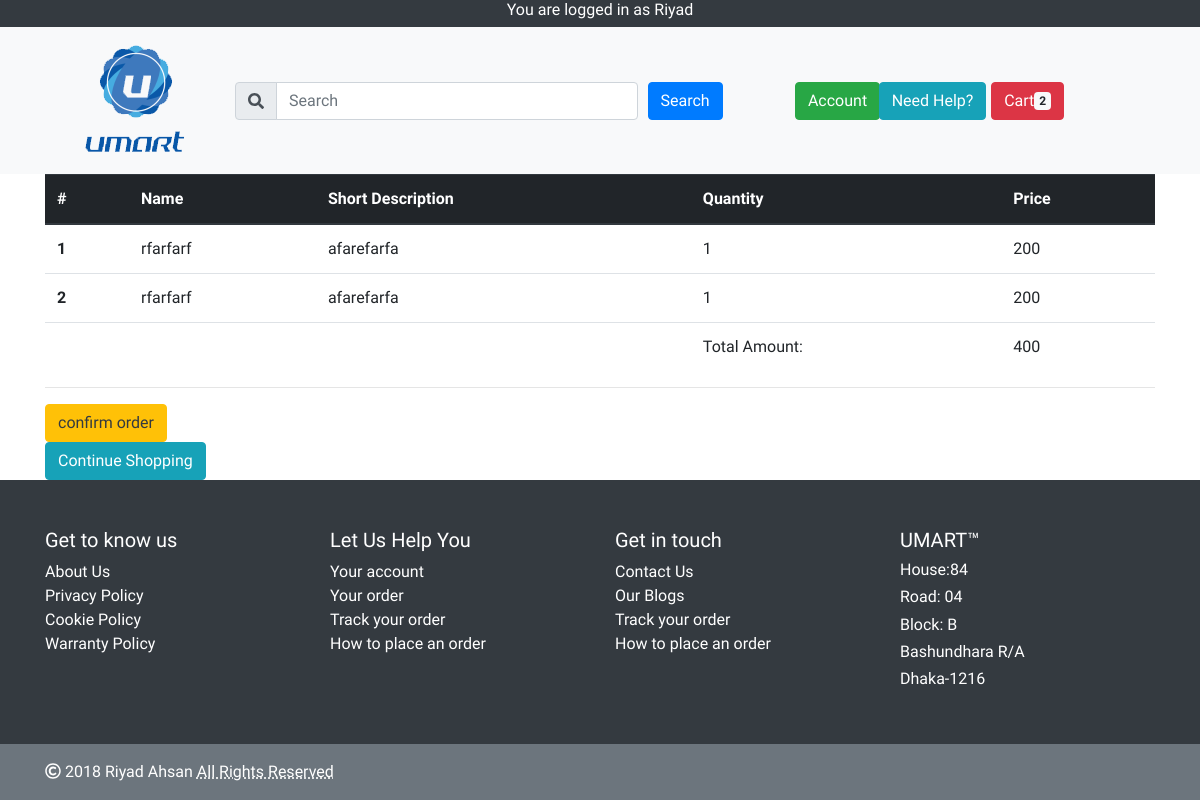
Page /pages/pagesIndexCart.php (signed in) on the committed database.
### tables this page shows
CREATE TABLE `cart` (
  `id` int(7) NOT NULL,
  `productId` int(100) NOT NULL,
  `quantity` int(100) NOT NULL,
  `userId` varchar(50) NOT NULL,
  `price` int(7) NOT NULL,
  `productName` varchar(100) NOT NULL,
  `descripition` varchar(100) NOT NULL,
  `sellerId` varchar(200) NOT NULL
);

### mvc/controller/controllerIndexCart.php (called while the page is built, shortened)
<?php
include APP_ROOT.'mvc/view/viewIndexCart.php';
?>

### pages/pagesIndexCart.php (called while the page is built, shortened)
<?php
$SessionCheckUserInfo = 'UserInfo';
include APP_ROOT.'mvc/controller/controllerMain.php';
?>

### mvc/controller/controllerPagesUrlList.php (called while the page is built, shortened)
<?php
$indexUrl = $rootAdress."index.php";
 ?>

### mvc/view/viewIndexCart.php (the view, shortened to what this page needs)
<?php
$sArray = $_SESSION[$SessionCheckUserInfo];
$email = $sArray['email'];
$sql = "SELECT * FROM `cart` WHERE userId='$email'";
$result = mysqli_query($conn, $sql);
$productCart = 0;
$totalPrice = 0;
?>
<div class="container">
	<table class="table">
		<thead class="thead-dark">
			<tr>
				<th scope="col">#</th>
				<th scope="col">Name</th>
				<th scope="col">Short Description</th>
				<th scope="col">Quantity</th>
				<th scope="col">Price</th>
			</tr>
		</thead>
		<tbody>
			<?php
			while($row = mysqli_fetch_assoc($result)){
				$productCart++;
				$totalPrice += $row['price']*$row['quantity'];
				?>
				<tr>
					<th scope="row"><?php echo $productCart; ?></th>
					<td><?php echo $row['productName']; ?></td>
					<td><?php echo $row['descripition']; ?></td>
					<td><?php echo $row['quantity']; ?></td>
					<td><?php echo $row['price']*$row['quantity']; ?></td>
				</tr>
				<?php
			}
			?>
				<tr>
					<th scope="row"></th>
					<td></td>
					<td></td>
					<td>Total Amount:</td>
					<td><?php echo $totalPrice; ?></td>
				</tr>
		</tbody>
	</table>
	<hr>
	<form action="#" method="post">
		<input <?php if($productCart<1){ echo 'disabled'; } ?>
		 href="confirmOrder.php" class="text-dark btn btn-warning" type="submit" value="confirm order" name="submit">
	</form>
	<a href="<?php echo $indexUrl; ?>" class="btn btn-info">Continue Shopping</a>
</div>

### rows in the picture
cart: productName "rfarfarf", descripition "afarefarfa", quantity "1", $row['price']*$row['quantity'] "200"
cart: productName "rfarfarf", descripition "afarefarfa", quantity "1", $row['price']*$row['quantity'] "200"

### other values in the picture
$sArray['firstName'] "Riyad"
$productCart "2"
$totalPrice "400"
